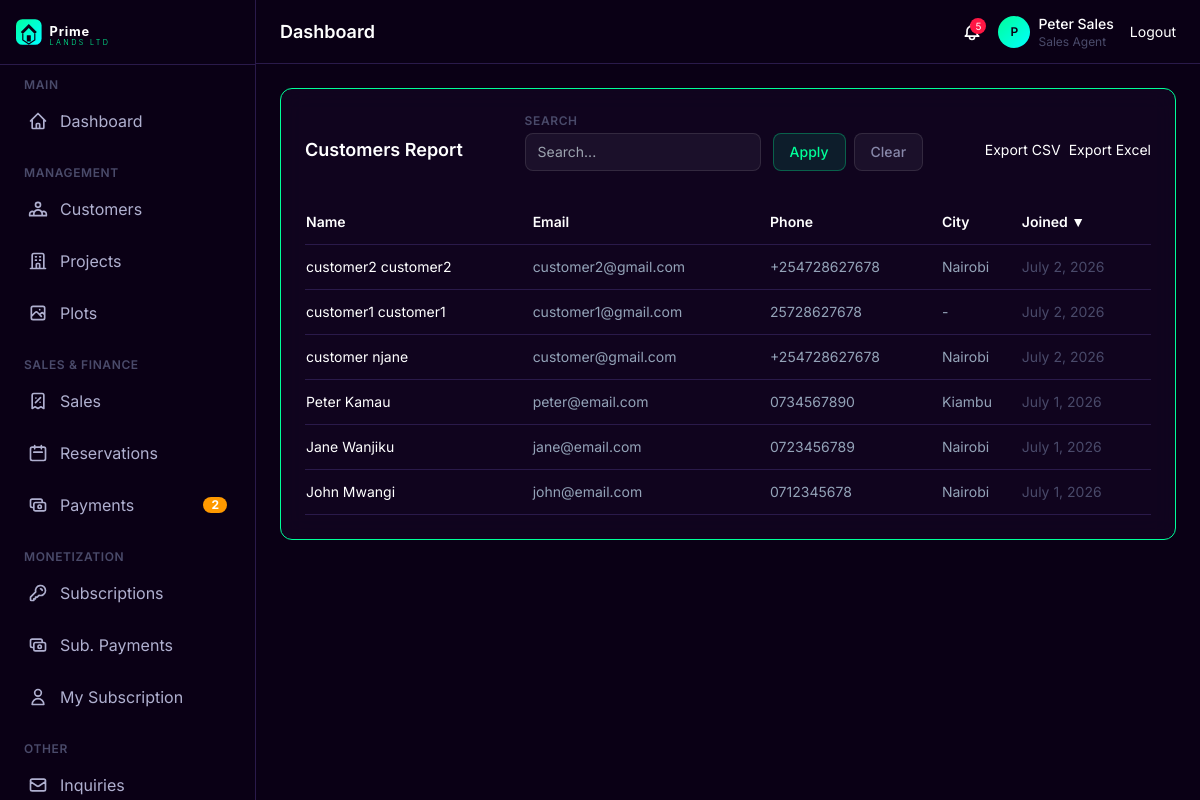
The page /reports/customers/ (signed in) on the database as committed earlier.
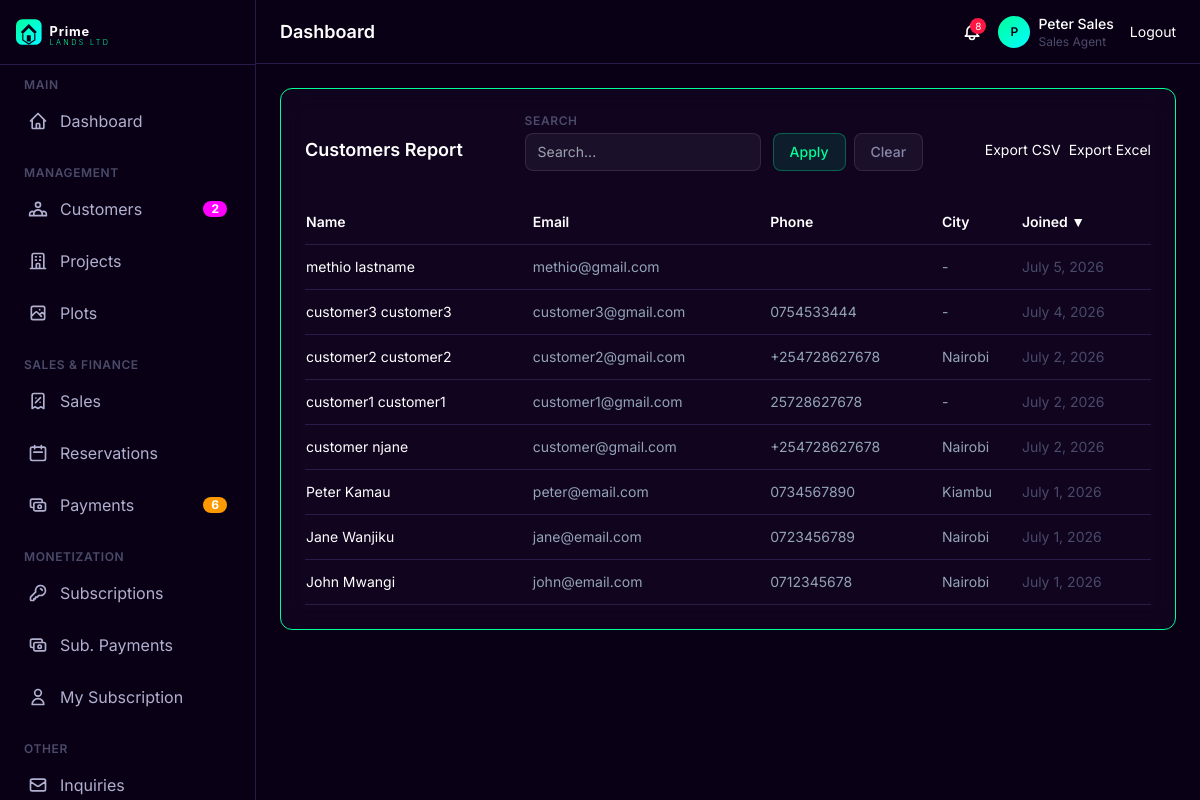
The same page on the database as committed later.
### apps/customers/models.py (models this page shows, shortened)
class Customer(models.Model):
    user = models.OneToOneField(User, on_delete=models.CASCADE, related_name='customer_profile')
    national_id = models.CharField(max_length=50, blank=True)
    phone = models.CharField(max_length=20, default='')
    alternate_phone = models.CharField(max_length=20, blank=True)
    address = models.TextField(blank=True)
    city = models.CharField(max_length=100, blank=True)
    postal_code = models.CharField(max_length=20, blank=True)
    passport_photo = models.ImageField(upload_to='profiles/', blank=True)
    id_front = models.ImageField(upload_to='profiles/', blank=True)
    id_back = models.ImageField(upload_to='profiles/', blank=True)
    emergency_contact_name = models.CharField(max_length=200, blank=True)
    emergency_contact_phone = models.CharField(max_length=20, blank=True)
    emergency_contact_relation = models.CharField(max_length=100, blank=True)
    notes = models.TextField(blank=True)
    is_verified = models.BooleanField(default=False)
    created_at = models.DateTimeField(auto_now_add=True)
    updated_at = models.DateTimeField(auto_now=True)
    class Meta:
        ordering = ['-created_at']
    @property
    def name(self):
        return self.user.get_full_name() or self.user.username
    @property
    def email(self):
        return self.user.email

### apps/accounts/models.py (models this page shows, shortened)
class User(AbstractUser):
    class Role(models.TextChoices):
        SUPER_ADMIN = 'super_admin', 'Super Admin'
        ADMINISTRATOR = 'administrator', 'Administrator'
        FINANCE_OFFICER = 'finance_officer', 'Finance Officer'
        SALES_AGENT = 'sales_agent', 'Sales Agent'
        CUSTOMER_CARE = 'customer_care', 'Customer Care'
        CUSTOMER = 'customer', 'Customer'
    role = models.CharField(max_length=20, choices=Role.choices, default=Role.CUSTOMER)
    phone = models.CharField(max_length=20, blank=True)
    is_verified = models.BooleanField(default=False)
    def is_staff_or_above(self):
        return self.role in [self.Role.SUPER_ADMIN, self.Role.ADMINISTRATOR,
                             self.Role.FINANCE_OFFICER, self.Role.SALES_AGENT,
                             self.Role.CUSTOMER_CARE]

### apps/reports/views.py (the view)
# urls.py: path('customers/', views.customers_report, name='customers_report'),
@login_required
@staff_required
def customers_report(request):
    from apps.core.utils import get_sortable_context
    customers = Customer.objects.select_related('user').all()
    ctx = get_sortable_context(request, customers, default_sort='-created_at',
                               allowed_fields=['name', 'email', 'phone', 'city', 'created_at'],
                               search_fields=['name', 'email', 'phone', 'city'],
                               per_page=15)
    return render(request, 'reports/customers_report.html', ctx)

### apps/core/utils.py (called while the page is built, shortened)
def sort_queryset(queryset, request, default_sort='-created_at', allowed_fields=None):
    sort_field = request.GET.get('sort', '')
    order = request.GET.get('order', '')
    if not sort_field:
        sort_field = default_sort
        sort_field_clean = sort_field.lstrip('-')
    return queryset.order_by(sort_field), sort_field_clean, order

def paginate(queryset, request, per_page=15):
    page = request.GET.get('page', 1)
    paginator = Paginator(queryset, per_page)
    page_obj = paginator.get_page(page)
    return page_obj, paginator

def build_search_filter(queryset, request, fields):
    search = request.GET.get('search', '').strip()
    if search:
        q_objects = Q()
        for field in fields:
            q_objects |= Q(**{f'{field}__icontains': search})
        queryset = queryset.filter(q_objects)
    return queryset, search

### apps/website/context_processors.py (called while the page is built)
def website_settings(request):
    settings = CompanySetting.objects.first()
    return {'company': settings}

### templates/reports/customers_report.html (shortened to what this page needs)
{% extends 'base_admin.html' %}
{% load static %}
{% load currency_filters %}
{% block content %}
<div class="glassmorphism rounded-xl p-6 glow-border">
    <div class="flex justify-between items-center mb-6">
        <h3 class="text-lg font-semibold text-white">Customers Report</h3>
        {% include 'components/filter_bar.html' %}
        <div class="flex gap-2">
            <a href="{% url 'reports:export_report' 'customers' 'csv' %}" class="btn-secondary text-sm py-2">Export CSV</a>
            <a href="{% url 'reports:export_report' 'customers' 'xlsx' %}" class="btn-secondary text-sm py-2">Export Excel</a>
        </div>
    </div>
    <div class="overflow-x-auto">
        <table class="w-full text-sm">
            <thead>
                <tr class="border-b text-left" style="border-color: #2a1a4a;">
                    <th class="pb-3 font-semibold text-white"><a href="?sort=name&order={% if sort_field == 'name' and sort_order == 'asc' %}desc{% else %}asc{% endif %}" class="text-white hover:text-primary transition">Name </a></th>
                    <th class="pb-3 font-semibold text-white"><a href="?sort=email&order={% if sort_field == 'email' and sort_order == 'asc' %}desc{% else %}asc{% endif %}" class="text-white hover:text-primary transition">Email </a></th>
                    <th class="pb-3 font-semibold text-white"><a href="?sort=phone&order={% if sort_field == 'phone' and sort_order == 'asc' %}desc{% else %}asc{% endif %}" class="text-white hover:text-primary transition">Phone </a></th>
                    <th class="pb-3 font-semibold text-white"><a href="?sort=city&order={% if sort_field == 'city' and sort_order == 'asc' %}desc{% else %}asc{% endif %}" class="text-white hover:text-primary transition">City </a></th>
                    <th class="pb-3 font-semibold text-white"><a href="?sort=created_at&order={% if sort_field == 'created_at' and sort_order == 'asc' %}desc{% else %}asc{% endif %}{% if search %}&search={{ search }}{% endif %}" class="text-white hover:text-primary transition">Joined {% if sort_field == 'created_at' %}<span>{% if sort_order == 'asc' %}▲{% else %}▼{% endif %}</span>{% endif %}</a></th>
                </tr>
            </thead>
            <tbody>
                {% for customer in page_obj %}
                <tr class="border-b" style="border-color: #2a1a4a;">
                    <td class="py-3 text-white">{{ customer.name }}</td>
                    <td class="py-3" style="color: #94a3b8;">{{ customer.email }}</td>
                    <td class="py-3" style="color: #94a3b8;">{{ customer.phone }}</td>
                    <td class="py-3" style="color: #94a3b8;">{{ customer.city|default:'-' }}</td>
                    <td class="py-3" style="color: #4a4a6a;">{{ customer.created_at|date }}</td>
                </tr>
                {% endfor %}
            </tbody>
        </table>
    </div>
</div>
{% endblock %}

### templates/components/admin_topbar.html (shortened to what this page needs)
<header class="h-16 flex-shrink-0 border-b flex items-center justify-between px-4 lg:px-6" style="background: #0a0015; border-color: #2a1a4a;">
    <div class="flex items-center gap-3">
        <div>
            <h1 class="text-lg font-semibold text-white">{% block page_title %}Dashboard{% endblock %}</h1>
        </div>
    </div>
    <div class="flex items-center gap-4">
        <a href="{% url 'notifications:notification_list' %}" class="relative text-muted-foreground hover:text-white transition">
            {% if unread_count > 0 %}
            <span class="absolute -top-1 -right-1 w-4 h-4 bg-destructive rounded-full text-xs flex items-center justify-center" style="background: #ff1744; color: white; font-size: 10px;">{{ unread_count }}</span>
            {% endif %}
        </a>
        <div class="flex items-center gap-2 text-sm">
            <div class="w-8 h-8 rounded-full" style="background: linear-gradient(135deg, #00ff99, #00ffff); display: flex; align-items: center; justify-content: center;">
                <span class="text-xs font-semibold" style="color: #0a0015;">{{ user.first_name|first|default:user.username|first|upper }}</span>
            </div>
            <div class="hidden md:block">
                <p class="text-white text-sm font-medium">{{ user.get_full_name|default:user.username }}</p>
                <p class="text-xs" style="color: #4a4a6a;">{{ user.get_role_display }}</p>
            </div>
        </div>
        <a href="{% url 'accounts:logout' %}" class="text-sm text-muted-foreground hover:text-white transition">Logout</a>
    </div>
</header>

Rows that differ between the two databases and show on the page:
added Customer: name "methio lastname", email "methio@gmail.com", city "-", created_at "July 5, 2026"
added Customer: name "customer3 customer3", email "customer3@gmail.com", phone "0754533444", city "-", created_at "July 4, 2026"
Other text that changed with them:
{{ pending_verification_count }}: (not shown) → "2"
{{ pending_payment_count }}: "2" → "6"
{{ unread_count }}: "5" → "8"
